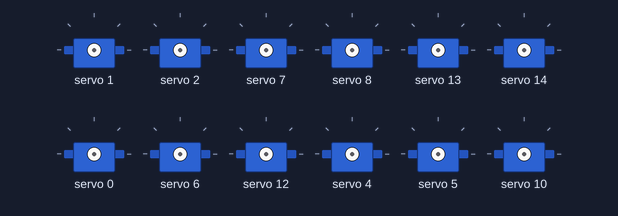
A sketch run on a simulated Arduino Uno, built with avr-gcc and run on an emulated ATmega328P. Shown: 12 × servo.

Above: at 0.05 s.
At 0.55 s:
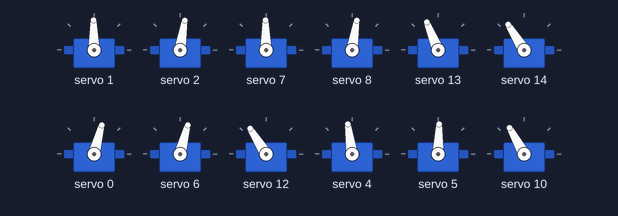
At 1.1 s:
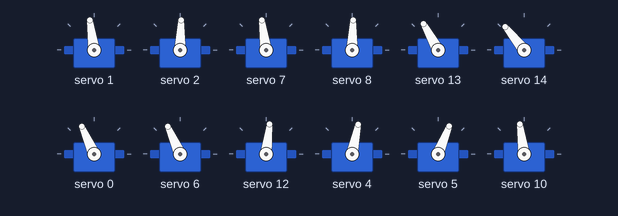
At 2.05 s:
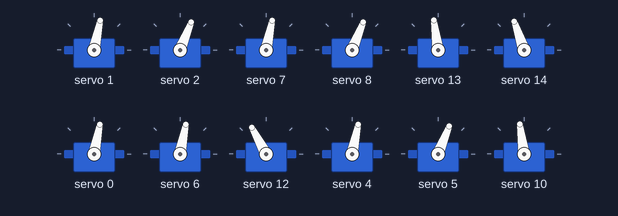
At 2.9 s:
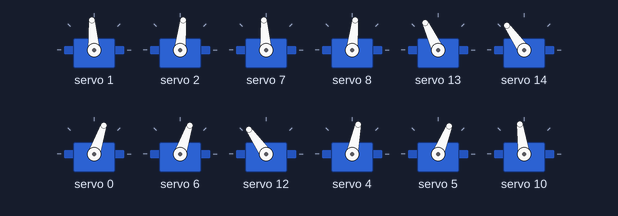
At 5.75 s:
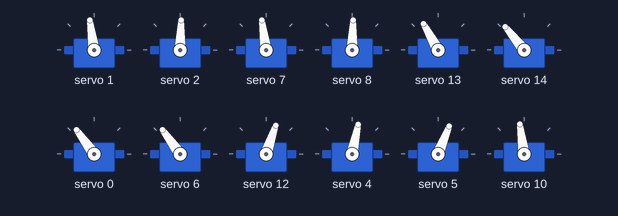
Timing chart, 0 to 6.6 s (numbered marks = the images above):
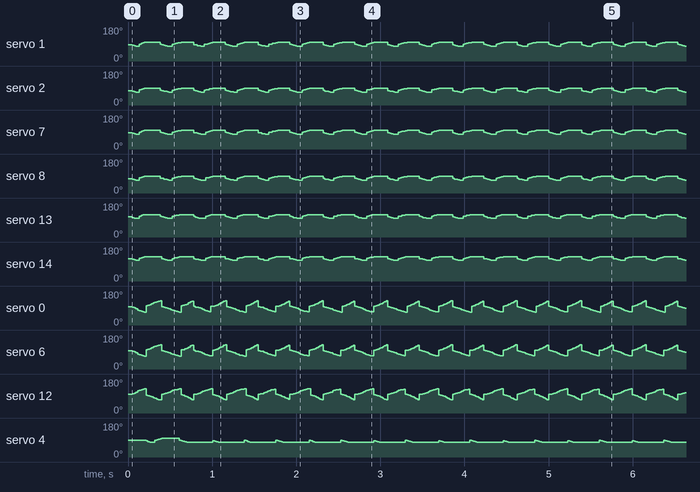

The sketch:

23novforwardconform.ino
```cpp
#include <Wire.h>
#include <Adafruit_PWMServoDriver.h>

Adafruit_PWMServoDriver pwm = Adafruit_PWMServoDriver();

#define Leg1_Mot1 0
#define Leg1_Mot2 1
#define Leg1_Mot3 2
#define Leg2_Mot1 3
#define Leg2_Mot2 4
#define Leg2_Mot3 5
#define Leg3_Mot1 6
#define Leg3_Mot2 7
#define Leg3_Mot3 8
#define Leg4_Mot1 9
#define Leg4_Mot2 10
#define Leg4_Mot3 11
#define Leg5_Mot1 12
#define Leg5_Mot2 13
#define Leg5_Mot3 14
#define Leg6_Mot1 15
//#define Leg6_Mot2 16
//#define Leg6_Mot3 17

int home_Leg1_Mot1 = 90;
int home_Leg1_Mot2 = 80;
int home_Leg1_Mot3 = 70;

int home_Leg2_Mot1 = 90;
int home_Leg2_Mot2 = 80;
int home_Leg2_Mot3 = 70;

int home_Leg3_Mot1 = 90;
int home_Leg3_Mot2 = 80;
int home_Leg3_Mot3 = 70;

int home_Leg4_Mot1 = 90;
int home_Leg4_Mot2 = 100;
int home_Leg4_Mot3 = 110;

int home_Leg5_Mot1 = 90;
int home_Leg5_Mot2 = 100;
int home_Leg5_Mot3 = 110;

int home_Leg6_Mot1 = 90;
//int home_Leg6_Mot2 = 100;
//int home_Leg6_Mot3 = 110;

#define HIP_MIN 150
#define HIP_MAX 617

int A = 0, B = 0, C = 0, D = 0, E = 0, F = 0, G = 0, H = 0;
bool Impair_start = false;

void setup() {
  pwm.begin();
  pwm.setPWMFreq(60);
  delay(10);
}

void setServoPosition(uint8_t servoNum, uint16_t position) {
  pwm.setPWM(servoNum, 0, position);
}

void setAllServoPositions(int pulse1, int pulse2, int pulse3, int pulse4, int pulse5, int pulse6, int pulse7, int pulse8, int pulse9, int pulse10, int pulse11, int pulse12, int pulse13, int pulse14, int pulse15, int pulse16) {
  setServoPosition(Leg1_Mot1, pulse1);
  setServoPosition(Leg1_Mot2, pulse2);
  setServoPosition(Leg1_Mot3, pulse3);

  setServoPosition(Leg2_Mot1, pulse4);
  setServoPosition(Leg2_Mot2, pulse5);
  setServoPosition(Leg2_Mot3, pulse6);

  setServoPosition(Leg3_Mot1, pulse7);
  setServoPosition(Leg3_Mot2, pulse8);
  setServoPosition(Leg3_Mot3, pulse9);

  setServoPosition(Leg4_Mot1, pulse10);
  setServoPosition(Leg4_Mot2, pulse11);
  setServoPosition(Leg4_Mot3, pulse12);

  setServoPosition(Leg5_Mot1, pulse13);
  setServoPosition(Leg5_Mot2, pulse14);
  setServoPosition(Leg5_Mot3, pulse15);

  setServoPosition(Leg6_Mot1, pulse16);
  //setServoPosition(Leg6_Mot2, pulse17);
  //setServoPosition(Leg6_Mot3, pulse18);
}

void initializeHexapod() {
  // Set initial positions for each servo in each leg
  setAllServoPositions(
    map(90, 0, 180, HIP_MIN, HIP_MAX), map(80, 0, 180, HIP_MIN, HIP_MAX), map(70, 0, 180, HIP_MIN, HIP_MAX),  // Leg1
    map(90, 0, 180, HIP_MIN, HIP_MAX), map(80, 0, 180, HIP_MIN, HIP_MAX), map(70, 0, 180, HIP_MIN, HIP_MAX),  // Leg2
    map(90, 0, 180, HIP_MIN, HIP_MAX), map(80, 0, 180, HIP_MIN, HIP_MAX), map(70, 0, 180, HIP_MIN, HIP_MAX),  // Leg3
    map(90, 0, 180, HIP_MIN, HIP_MAX), map(100, 0, 180, HIP_MIN, HIP_MAX), map(110, 0, 180, HIP_MIN, HIP_MAX),  // Leg4
    map(90, 0, 180, HIP_MIN, HIP_MAX), map(100, 0, 180, HIP_MIN, HIP_MAX), map(110, 0, 180, HIP_MIN, HIP_MAX),  // Leg5
    map(90, 0, 180, HIP_MIN, HIP_MAX)  // Leg6
  );

}


 void move_frwd() {
  // Impair Lift 10 deg
  if (A <= 10) {
    setServoPosition(Leg1_Mot2, map(home_Leg1_Mot2 - A, 0, 180, HIP_MIN, HIP_MAX));
    setServoPosition(Leg1_Mot3, map(home_Leg1_Mot3 - A, 0, 180, HIP_MIN, HIP_MAX));
    setServoPosition(Leg3_Mot2, map(home_Leg3_Mot2 - A, 0, 180, HIP_MIN, HIP_MAX));
    setServoPosition(Leg3_Mot3, map(home_Leg3_Mot3 - A, 0, 180, HIP_MIN, HIP_MAX));
    setServoPosition(Leg5_Mot2, map(home_Leg5_Mot2 - A, 0, 180, HIP_MIN, HIP_MAX));
    setServoPosition(Leg5_Mot3, map(home_Leg5_Mot3 - A, 0, 180, HIP_MIN, HIP_MAX));
    A++;
  }

  // Impair rote fwd 30 deg
  if (B <= 30) {
    setServoPosition(Leg1_Mot1, map(home_Leg1_Mot1 - B, 0, 180, HIP_MIN, HIP_MAX));
    setServoPosition(Leg3_Mot1, map(home_Leg3_Mot1 - B, 0, 180, HIP_MIN, HIP_MAX));
    setServoPosition(Leg5_Mot1, map(home_Leg5_Mot1 + B, 0, 180, HIP_MIN, HIP_MAX));
    B++ ;
  }

  // Impair touch ground -10 deg
  if (B > 20 && C <= 10) {
    setServoPosition(Leg1_Mot2, map(home_Leg1_Mot2 + C, 0, 180, HIP_MIN, HIP_MAX));
    setServoPosition(Leg1_Mot3, map(home_Leg1_Mot3 + C, 0, 180, HIP_MIN, HIP_MAX));
    setServoPosition(Leg3_Mot2, map(home_Leg3_Mot2 + C, 0, 180, HIP_MIN, HIP_MAX));
    setServoPosition(Leg3_Mot3, map(home_Leg3_Mot3 + C, 0, 180, HIP_MIN, HIP_MAX));
    setServoPosition(Leg5_Mot2, map(home_Leg5_Mot2 + C, 0, 180, HIP_MIN, HIP_MAX));
    setServoPosition(Leg5_Mot3, map(home_Leg5_Mot3 + C, 0, 180, HIP_MIN, HIP_MAX));
    C++;
  }

  // Impair rotate bwd -30 deg
  if (B >= 30) {
    setServoPosition(Leg1_Mot1, map(home_Leg1_Mot1 + D, 0, 180, HIP_MIN, HIP_MAX));
    setServoPosition(Leg3_Mot1, map(home_Leg3_Mot1 + D, 0, 180, HIP_MIN, HIP_MAX));
    setServoPosition(Leg5_Mot1, map(home_Leg5_Mot1 - D, 0, 180, HIP_MIN, HIP_MAX));
    D++;

    Impair_start = true;
  }
  if (D >= 30) {
    A = 0;
    B = 0;
    C = 0;
    D = 0;
  }

  //////////////////////////////////

  if (Impair_start) {
    // Pair Lift 10 deg
    if (E <= 10) {
      setServoPosition(Leg2_Mot2, map(home_Leg2_Mot2 - E, 0, 180, HIP_MIN, HIP_MAX));
      setServoPosition(Leg2_Mot3, map(home_Leg2_Mot3 - E, 0, 180, HIP_MIN, HIP_MAX));
      setServoPosition(Leg4_Mot2, map(home_Leg4_Mot2 - E, 0, 180, HIP_MIN, HIP_MAX));
      setServoPosition(Leg4_Mot3, map(home_Leg4_Mot3 - E, 0, 180, HIP_MIN, HIP_MAX));
      //setServoPosition(Leg6_Mot2, home_Leg6_Mot2 - E);
      //setServoPosition(Leg6_Mot3, home_Leg6_Mot3 - E);
      E++;
    }
    // Pair rote fwd 30 deg
    if (F <= 30) {
      setServoPosition(Leg2_Mot1, map(home_Leg2_Mot1 - F, 0, 180, HIP_MIN, HIP_MAX));
      setServoPosition(Leg4_Mot1, map(home_Leg4_Mot1 + F, 0, 180, HIP_MIN, HIP_MAX));
      //setServoPosition(Leg6_Mot1, home_Leg6_Mot1 + F, 0, 180, HIP_MIN, HIP_MAX);
      F++;
    }
    // Pair touch ground -10 deg
    if (F > 20 && G <= 10) {
      setServoPosition(Leg2_Mot2, map(home_Leg2_Mot2 + G, 0, 180, HIP_MIN, HIP_MAX));
      setServoPosition(Leg2_Mot3, map(home_Leg2_Mot3 + G, 0, 180, HIP_MIN, HIP_MAX));
      setServoPosition(Leg4_Mot2, map(home_Leg4_Mot2 + G, 0, 180, HIP_MIN, HIP_MAX));
      setServoPosition(Leg4_Mot3, map(home_Leg4_Mot3 + G, 0, 180, HIP_MIN, HIP_MAX));
      //setServoPosition(Leg6_Mot2, home_Leg6_Mot2 + G, 0, 180, HIP_MIN, HIP_MAX);
      //setServoPosition(Leg6_Mot3, home_Leg6_Mot3 + G, 0, 180, HIP_MIN, HIP_MAX);
      G++;
    }
    // Pair rotate bwd -30 deg
    if (F >= 30) {
      setServoPosition(Leg2_Mot1, map(home_Leg2_Mot1 + H, 0, 180, HIP_MIN, HIP_MAX));
      setServoPosition(Leg4_Mot1, map(home_Leg4_Mot1 - H, 0, 180, HIP_MIN, HIP_MAX));
      //setServoPosition(Leg6_Mot1, map(home_Leg6_Mot1 - H, 0, 180, HIP_MIN, HIP_MAX);
      H++;
    }
    if (H >= 30) {
      Impair_start = false;
      E = 0;
      F = 0;
      H = 0;
    }
  }
}


void loop() {
//  initializeHexapod(); // Initialize hexapod
// delay(500); // 2 seconds delay
// while (true) {
move_frwd(); // Continuous forward movement
//delay(500); // Adjust delay as needed
//}
}
```
